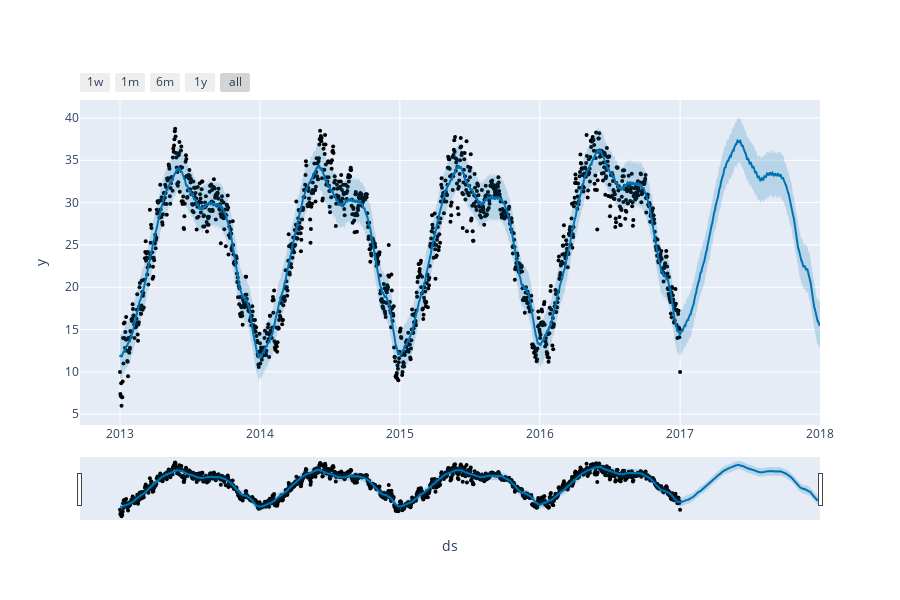

Write notebook code for a chart like this one.
### Code cell
from prophet import Prophet
from prophet.plot import plot_plotly, plot_components_plotly

model = Prophet()
model.fit(forecast_data)

forecasts = model.make_future_dataframe(periods=365)
predictions = model.predict(forecasts)

fig = plot_plotly(model, predictions)
fig.show()

### Figure 1 — Plotly figure (JSON) as saved in the notebook; plotly's stock layout.template omitted (floating-point values rounded to 4 significant figures; data arrays with more than 128 entries replaced by an {"elided": "..."} marker saying what was removed)
{"data": [{"marker": {"color": "black", "size": 4}, "mode": "markers", "name": "Actual", "type": "scatter", "x": {"elided": "1462 str values"}, "y": {"elided": "1462 float values"}}, {"hoverinfo": "skip", "line": {"width": 0}, "mode": "lines", "type": "scatter", "x": {"elided": "1827 str values"}, "y": {"elided": "1827 float values"}}, {"fill": "tonexty", "fillcolor": "rgba(0, 114, 178, 0.2)", "line": {"color": "#0072B2", "width": 2}, "mode": "lines", "name": "Predicted", "type": "scatter", "x": {"elided": "1827 str values"}, "y": {"elided": "1827 float values"}}, {"fill": "tonexty", "fillcolor": "rgba(0, 114, 178, 0.2)", "hoverinfo": "skip", "line": {"width": 0}, "mode": "lines", "type": "scatter", "x": {"elided": "1827 str values"}, "y": {"elided": "1827 float values"}}], "layout": {"height": 600, "showlegend": false, "width": 900, "xaxis": {"rangeselector": {"buttons": [{"count": 7, "label": "1w", "step": "day", "stepmode": "backward"}, {"count": 1, "label": "1m", "step": "month", "stepmode": "backward"}, {"count": 6, "label": "6m", "step": "month", "stepmode": "backward"}, {"count": 1, "label": "1y", "step": "year", "stepmode": "backward"}, {"step": "all"}]}, "rangeslider": {"visible": true}, "title": {"text": "ds"}, "type": "date"}, "yaxis": {"title": {"text": "y"}}}}
